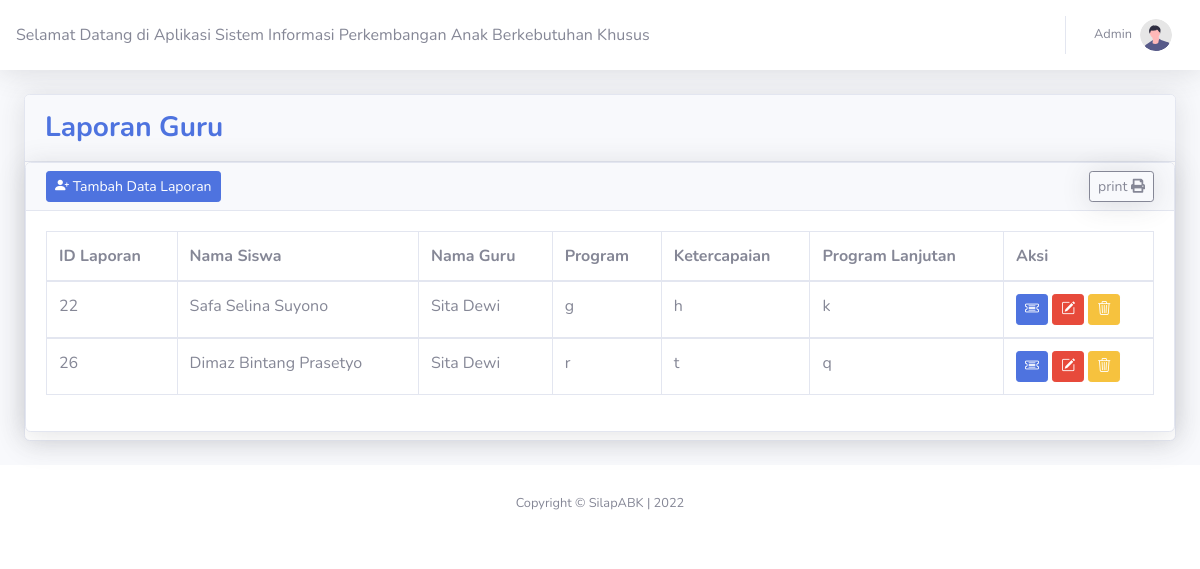
Screenshot of /laporan/guru/tampil.php with the database file from the repository.
### tables this page shows
CREATE TABLE `lapgp` (
  `id_laporan` int(11) NOT NULL,
  `id_siswa` int(11) NOT NULL,
  `id_gp` int(11) NOT NULL,
  `program` varchar(1500) NOT NULL,
  `ketercapaian` varchar(1500) NOT NULL,
  `program_lanjutan` varchar(1500) NOT NULL
);

CREATE TABLE `siswa` (
  `id_siswa` int(11) NOT NULL,
  `nis` int(25) NOT NULL,
  `nama_siswa` varchar(50) NOT NULL,
  `nama_panggilan` varchar(30) NOT NULL,
  `kelas` varchar(20) NOT NULL,
  `periode` varchar(50) NOT NULL,
  `tempat_lahir` varchar(25) NOT NULL,
  `tgl_lahir` date NOT NULL,
  `jk` enum('laki-laki','perempuan') NOT NULL,
  `alamat` varchar(100) NOT NULL
);

CREATE TABLE `gp` (
  `id_gp` int(11) NOT NULL,
  `nip` int(10) NOT NULL,
  `foto` varchar(50) NOT NULL,
  `nama` varchar(50) NOT NULL,
  `jk` enum('laki-laki','perempuan','','') NOT NULL,
  `password` varchar(20) NOT NULL,
  `alamat` varchar(100) NOT NULL
);

### laporan/guru/tampil.php (the view, shortened to what this page needs)
<?php
include 'koneksi.php';
?>
<!DOCTYPE html>
<html lang="en">
<head>
  <link rel="stylesheet" href="https://cdn.jsdelivr.net/npm/bootstrap-icons@1.9.1/font/bootstrap-icons.css">
  <link href="vendor/fontawesome-free/css/all.min.css" rel="stylesheet" type="text/css">
  <link href="css/sb-admin-2.min.css" rel="stylesheet">
  <link href="vendor/datatables/dataTables.bootstrap4.min.css" rel="stylesheet">
</head>
<body id="page-top">
  <div id="wrapper">
   <div id="content-wrapper" class="d-flex flex-column">
    <div id="content">
      <?php
      include "../guru/include/topbar.php";
      ?>
      <div class="container-fluid">
        <div class="card shadow mb-4">
          <div class="card-header py-3">
            <h3 class="m-0 font-weight-bold text-primary">Laporan Guru</h3>
          </div>
          <div class="card shadow mb-2">
            <div class="card-header py-2">
              <a href="create.php" class="btn btn-primary btn-sm "><i class="bi bi-person-plus-fill"></i> Tambah Data Laporan</a>
              <button onclick="window.print()" class="btn btn-outline-secondary btn-sm shadow float-right">print <i class="fa fa-print"></i></button>
            </div>
            <div class="card-body">
              <div class="table-responsive">
                <table class="table table-bordered"  width="100%" cellspacing="0">
                  <thead>
                    <tr>
                      <th>ID Laporan</th>
                      <th>Nama Siswa</th>
                      <th>Nama Guru</th>
                      <th>Program</th>
                      <th>Ketercapaian</th>
                      <th>Program Lanjutan</th>
                      <th>Aksi</th>
                    </tr>
                  </thead>
                  <?php
                  $query = "SELECT lapgp.id_laporan,siswa.nama_siswa, gp.nama, lapgp.program, lapgp.ketercapaian, lapgp.program_lanjutan from lapgp, siswa, gp WHERE lapgp.id_siswa = siswa.id_siswa AND lapgp.id_gp = gp.id_gp";
                  $result = mysqli_query($koneksi, $query);
                  while ($data = mysqli_fetch_assoc($result))
                  {
                   ?>
                   <tbody>
                    <tr>
                      <td><?= $data['id_laporan']?></td>
                      <td><?= $data['nama_siswa']?></td>
                      <td><?= $data['nama']?></td>
                      <td><?= $data['program']?></td>
                      <td><?= $data['ketercapaian']?></td>
                      <td><?= $data['program_lanjutan']?></td>
                      <td width="150px">
                        <a href="detail.php?id_laporan=<?= $data['id_laporan']?>" class="btn btn-primary btn-sm" ><i class="bi bi-ticket-detailed"></i></a>
                        <a href="edit.php?id_laporan=<?= $data['id_laporan']?>" class="btn btn-danger btn-sm"><i class="bi bi-pencil-square"></i></a>
                        <a href="hapus.php?id_laporan=<?=$data['id_laporan']?>" class="btn btn-warning btn-sm"><i class="bi bi-trash3"></i></a>
                      </td>
                    </tr>
                  </tbody>
                  <?php
                }
                ?>
              </table>
            </div>
          </div>
        </div>
      </div>
    </div>
    <footer class="sticky-footer bg-white">
      <div class="container my-auto">
        <div class="copyright text-center my-auto">
          <span>Copyright &copy; SilapABK | 2022</span>
        </div>
      </div>
    </footer>
  </div>
</div>
</body>
</html>

### rows the page displays
lapgp: id_laporan "22", id_siswa.nama_siswa "Safa Selina Suyono", id_gp.nama "Sita Dewi", program "g", ketercapaian "h", program_lanjutan "k"
lapgp: id_laporan "26", id_siswa.nama_siswa "Dimaz Bintang Prasetyo", id_gp.nama "Sita Dewi", program "r", ketercapaian "t", program_lanjutan "q"
